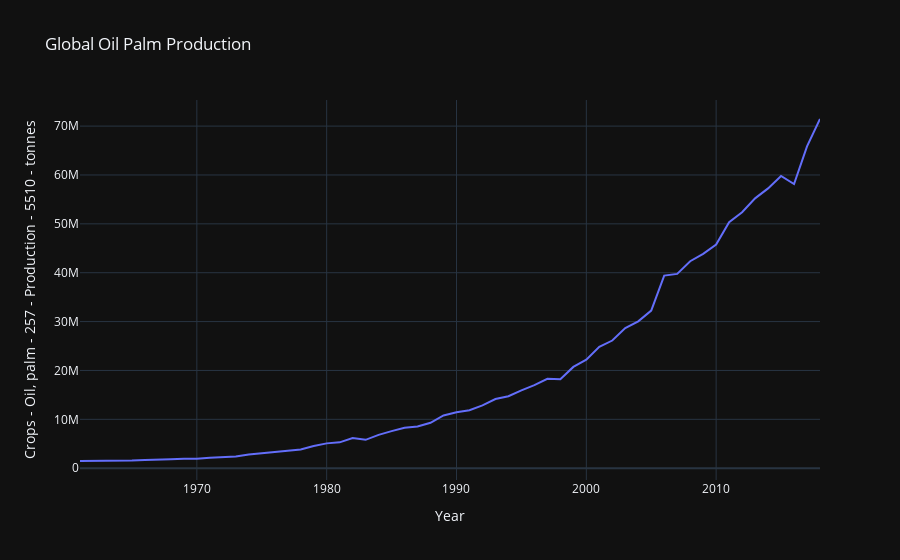

The code cell stored with this chart in its notebook:
### Code cell
fig = px.line(world_df, x='Year', y='Crops - Oil, palm - 257 - Production - 5510 - tonnes', title='Global Oil Palm Production')
fig.show()
# To-do: format plot. button to add country or region. automation

### Figure 1 — Plotly figure (JSON) as saved in the notebook; plotly's stock layout.template omitted (floating-point values rounded to 4 significant figures)
{"data": [{"hovertemplate": "Year=%{x}<br>Crops - Oil, palm - 257 - Production - 5510 - tonnes=%{y}<extra></extra>", "legendgroup": "", "line": {"color": "#636efa", "dash": "solid"}, "marker": {"symbol": "circle"}, "mode": "lines", "name": "", "orientation": "v", "showlegend": false, "x": [1961, 1962, 1963, 1964, 1965, 1966, 1967, 1968, 1969, 1970, 1971, 1972, 1973, 1974, 1975, 1976, 1977, 1978, 1979, 1980, 1981, 1982, 1983, 1984, 1985, 1986, 1987, 1988, 1989, 1990, 1991, 1992, 1993, 1994, 1995, 1996, 1997, 1998, 1999, 2000, 2001, 2002, 2003, 2004, 2005, 2006, 2007, 2008, 2009, 2010, 2011, 2012, 2013, 2014, 2015, 2016, 2017, 2018], "xaxis": "x", "y": [1478901, 1475941, 1535070, 1570032, 1576213, 1666205, 1669217, 1823724, 1942471, 1937339, 2159330, 2308616, 2412388, 2810191, 3130953, 3321918, 3561794, 3840547, 4528449, 5082953, 5295847, 6173947, 5806853, 6822507, 7585207, 8275833, 8536727, 9293011, 10787059, 11449105, 11879204, 12857624, 14155115, 14719162, 15935864, 17009521, 18279798, 18206018, 20724971, 22216169, 24823746, 26124647, 28665433, 30049419, 32254707, 39408195, 39762987, 42352911, 43871702, 45781555, 50349524, 52375870, 55219557, 57260155, 59800434, 58156889, 65860608, 71453193], "yaxis": "y", "type": "scatter"}], "layout": {"xaxis": {"anchor": "y", "domain": [0.0, 1.0], "title": {"text": "Year"}}, "yaxis": {"anchor": "x", "domain": [0.0, 1.0], "title": {"text": "Crops - Oil, palm - 257 - Production - 5510 - tonnes"}}, "legend": {"tracegroupgap": 0}, "title": {"text": "Global Oil Palm Production"}}}
